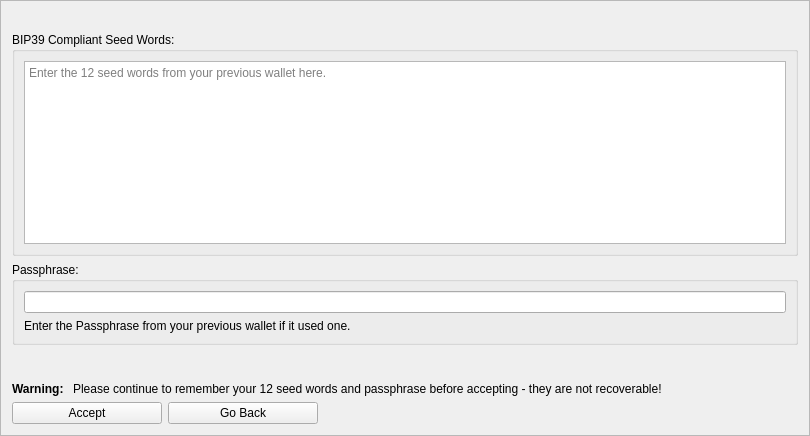
<?xml version="1.0" encoding="UTF-8"?>
<ui version="4.0">
 <class>MnemonicDialog3</class>
 <widget class="QFrame" name="MnemonicDialog3">
  <property name="geometry">
   <rect>
    <x>0</x>
    <y>0</y>
    <width>810</width>
    <height>436</height>
   </rect>
  </property>
  <property name="windowTitle">
   <string>Previous HD Wallet Re-creation</string>
  </property>
  <property name="frameShape">
   <enum>QFrame::StyledPanel</enum>
  </property>
  <property name="frameShadow">
   <enum>QFrame::Raised</enum>
  </property>
  <layout class="QVBoxLayout" name="verticalLayout">
   <item>
    <widget class="QLabel" name="lblHelp">
     <property name="palette">
      <palette>
       <active>
        <colorrole role="WindowText">
         <brush brushstyle="SolidPattern">
          <color alpha="255">
           <red>239</red>
           <green>41</green>
           <blue>41</blue>
          </color>
         </brush>
        </colorrole>
        <colorrole role="Text">
         <brush brushstyle="SolidPattern">
          <color alpha="255">
           <red>239</red>
           <green>41</green>
           <blue>41</blue>
          </color>
         </brush>
        </colorrole>
        <colorrole role="ButtonText">
         <brush brushstyle="SolidPattern">
          <color alpha="255">
           <red>239</red>
           <green>41</green>
           <blue>41</blue>
          </color>
         </brush>
        </colorrole>
       </active>
       <inactive>
        <colorrole role="WindowText">
         <brush brushstyle="SolidPattern">
          <color alpha="255">
           <red>239</red>
           <green>41</green>
           <blue>41</blue>
          </color>
         </brush>
        </colorrole>
        <colorrole role="Text">
         <brush brushstyle="SolidPattern">
          <color alpha="255">
           <red>239</red>
           <green>41</green>
           <blue>41</blue>
          </color>
         </brush>
        </colorrole>
        <colorrole role="ButtonText">
         <brush brushstyle="SolidPattern">
          <color alpha="255">
           <red>239</red>
           <green>41</green>
           <blue>41</blue>
          </color>
         </brush>
        </colorrole>
       </inactive>
       <disabled>
        <colorrole role="WindowText">
         <brush brushstyle="SolidPattern">
          <color alpha="255">
           <red>190</red>
           <green>190</green>
           <blue>190</blue>
          </color>
         </brush>
        </colorrole>
        <colorrole role="Text">
         <brush brushstyle="SolidPattern">
          <color alpha="255">
           <red>190</red>
           <green>190</green>
           <blue>190</blue>
          </color>
         </brush>
        </colorrole>
        <colorrole role="ButtonText">
         <brush brushstyle="SolidPattern">
          <color alpha="255">
           <red>190</red>
           <green>190</green>
           <blue>190</blue>
          </color>
         </brush>
        </colorrole>
       </disabled>
      </palette>
     </property>
     <property name="text">
      <string/>
     </property>
    </widget>
   </item>
   <item>
    <widget class="QGroupBox" name="groupBox">
     <property name="title">
      <string>BIP39 Compliant Seed Words:</string>
     </property>
     <layout class="QGridLayout" name="gridLayout_3">
      <item row="0" column="0">
       <widget class="QPlainTextEdit" name="seedwordsEdit">
        <property name="readOnly">
         <bool>false</bool>
        </property>
        <property name="placeholderText">
         <string>Enter the 12 seed words from your previous wallet here.</string>
        </property>
       </widget>
      </item>
     </layout>
    </widget>
   </item>
   <item>
    <spacer name="verticalSpacer">
     <property name="orientation">
      <enum>Qt::Vertical</enum>
     </property>
     <property name="sizeHint" stdset="0">
      <size>
       <width>20</width>
       <height>10</height>
      </size>
     </property>
    </spacer>
   </item>
   <item>
    <widget class="QGroupBox" name="groupBox_2">
     <property name="title">
      <string>Passphrase:</string>
     </property>
     <layout class="QVBoxLayout" name="verticalLayout_2">
      <item>
       <widget class="QLineEdit" name="passphraseEdit">
        <property name="toolTip">
         <string>You will need the Passphrase if your previous wallet used one.</string>
        </property>
       </widget>
      </item>
      <item>
       <widget class="QLabel" name="passwordLabel">
        <property name="text">
         <string>Enter the Passphrase from your previous wallet if it used one.</string>
        </property>
       </widget>
      </item>
     </layout>
    </widget>
   </item>
   <item>
    <spacer name="verticalSpacer_4">
     <property name="orientation">
      <enum>Qt::Vertical</enum>
     </property>
     <property name="sizeHint" stdset="0">
      <size>
       <width>20</width>
       <height>40</height>
      </size>
     </property>
    </spacer>
   </item>
   <item>
    <layout class="QFormLayout" name="mnemonicLayout">
     <item row="1" column="0">
      <widget class="QLabel" name="label_3">
       <property name="font">
        <font>
         <weight>75</weight>
         <bold>true</bold>
        </font>
       </property>
       <property name="text">
        <string>Warning: </string>
       </property>
      </widget>
     </item>
     <item row="1" column="1">
      <widget class="QLabel" name="label_2">
       <property name="text">
        <string>Please continue to remember your 12 seed words and passphrase before accepting - they are not recoverable!</string>
       </property>
      </widget>
     </item>
    </layout>
   </item>
   <item>
    <layout class="QHBoxLayout" name="horizontalLayout_2">
     <item>
      <widget class="QPushButton" name="acceptButton">
       <property name="minimumSize">
        <size>
         <width>150</width>
         <height>0</height>
        </size>
       </property>
       <property name="maximumSize">
        <size>
         <width>150</width>
         <height>16777215</height>
        </size>
       </property>
       <property name="text">
        <string>Accept</string>
       </property>
       <property name="autoDefault">
        <bool>false</bool>
       </property>
      </widget>
     </item>
     <item>
      <widget class="QPushButton" name="backButton">
       <property name="minimumSize">
        <size>
         <width>150</width>
         <height>0</height>
        </size>
       </property>
       <property name="maximumSize">
        <size>
         <width>150</width>
         <height>16777215</height>
        </size>
       </property>
       <property name="text">
        <string>Go Back</string>
       </property>
      </widget>
     </item>
     <item>
      <spacer name="horizontalSpacer">
       <property name="orientation">
        <enum>Qt::Horizontal</enum>
       </property>
       <property name="sizeHint" stdset="0">
        <size>
         <width>40</width>
         <height>20</height>
        </size>
       </property>
      </spacer>
     </item>
    </layout>
   </item>
  </layout>
 </widget>
 <resources/>
 <connections/>
</ui>
